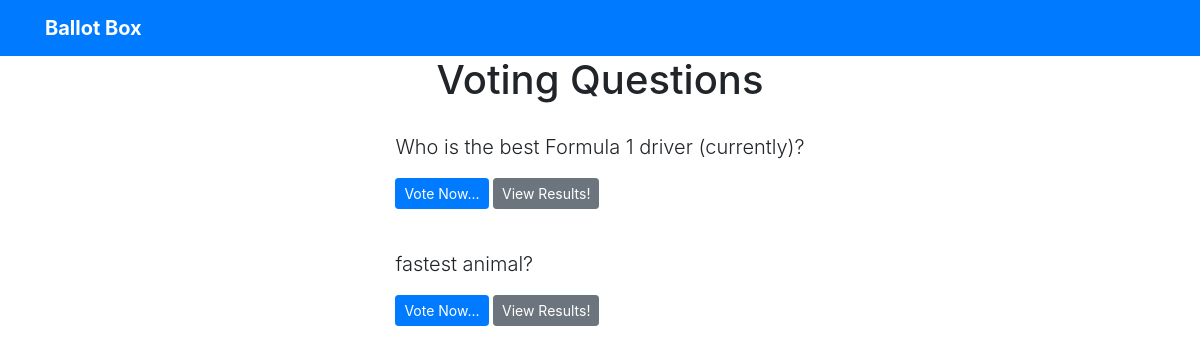
Screenshot of /polls/ with the database file from the repository.
### VotingApp/models.py (models this page shows)
class Question(models.Model):
    question_text = models.CharField(max_length=250)
    pub_date = models.DateTimeField ('Date Published')

### VotingApp/views.py (the view)
# urls.py: path('' , views.index, name='index'),
def index (request):
    recent_question_list = Question.objects.order_by('-pub_date')[:5] #Taking questions and ordering them by date but in reverse so most recent questions are displayed
    context = {'recent_question_list': recent_question_list}
    return render(request, 'polls/index.html', context)

### Templates/polls/index.html
{% extends 'base.html' %}
{% block content %}
<h1 class ="text-center mb-3.5">Voting Questions</h1>
{% if recent_question_list %}
{% for question in recent_question_list %}
<div class ="card-mb-3.5">
	<div class ="card-body">
		<p class ="lead">{{ question.question_text }}</p>
		<a href ="{% url 'polls:detail' question.id %}" class ="btn btn-primary btn-sm">Vote Now...</a>
		<a href ="{% url 'polls:results' question.id %}" class ="btn btn-secondary btn-sm">View Results!</a>
	</div>
</div>
{% endfor %}
{% else %}
<p>Unfortunately, there are no polls available.</p>
{% endif %}
{% endblock %}

### rows the page displays
Question: question_text "Who is the best Formula 1 driver (currently)?"
Question: question_text "fastest animal?"
